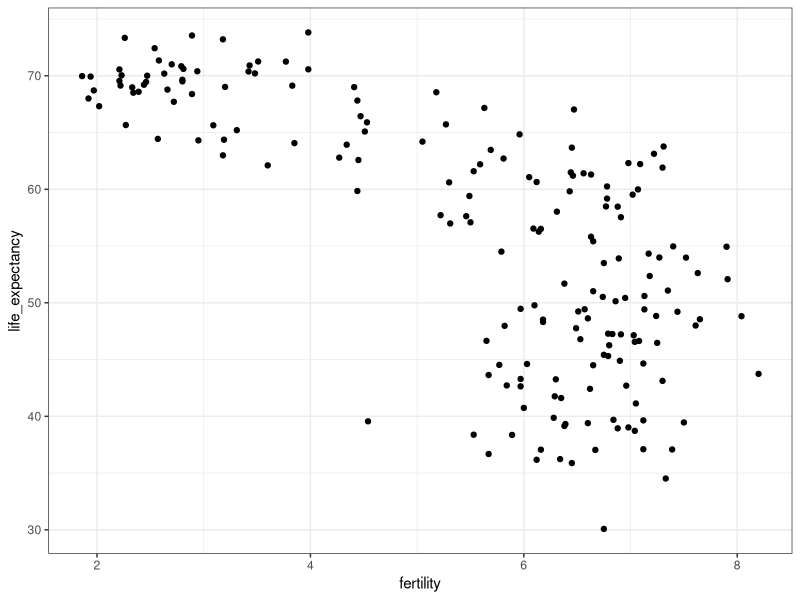
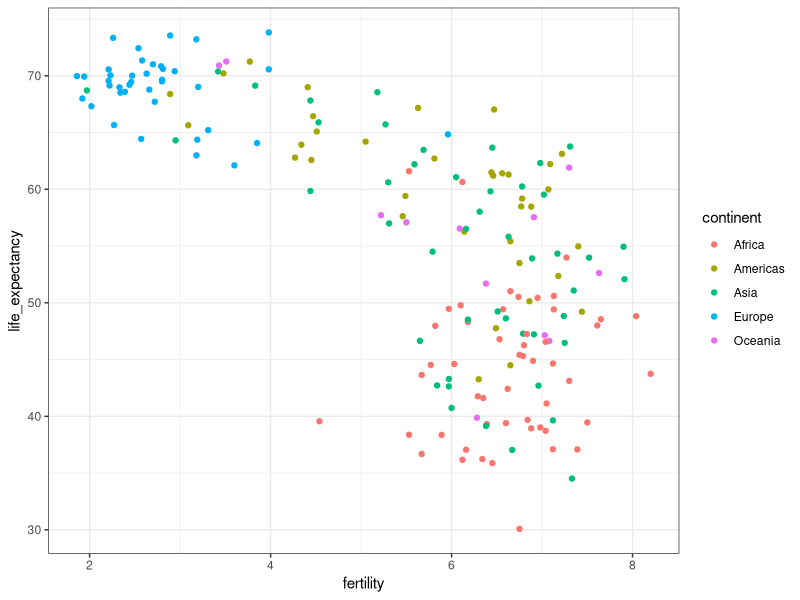
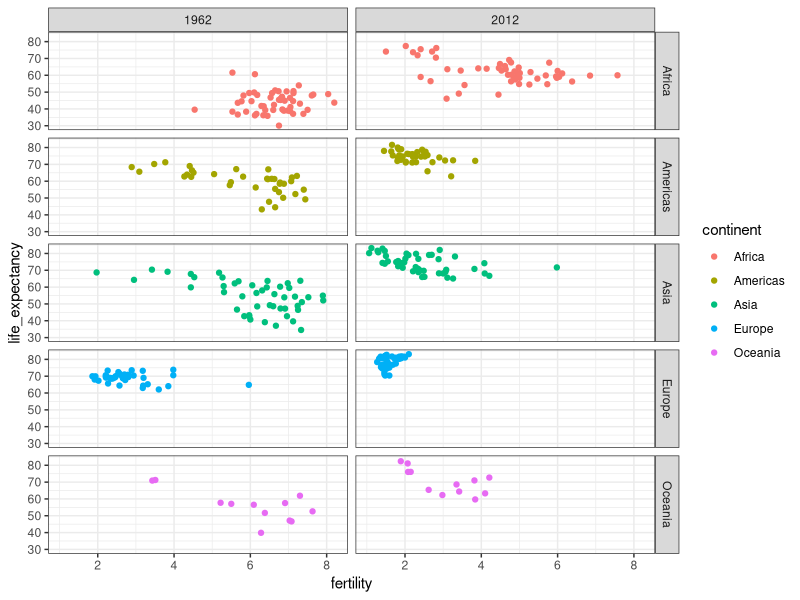
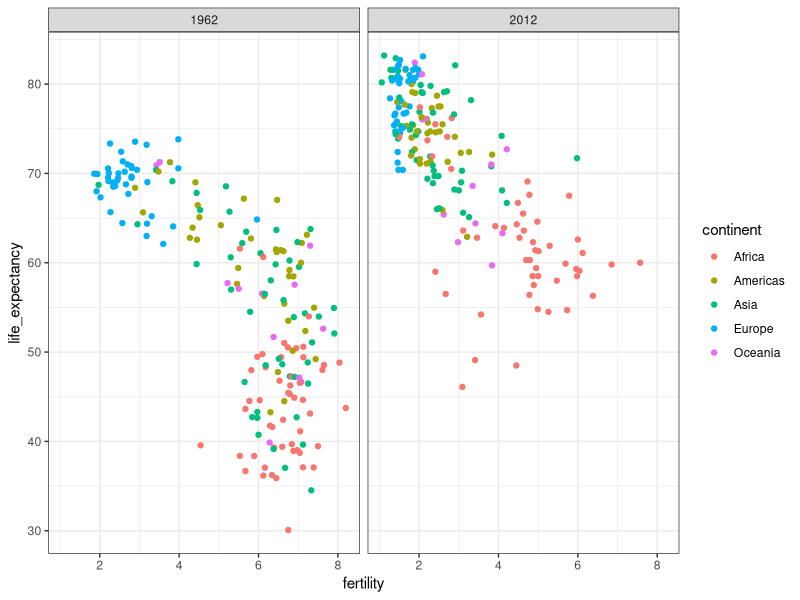
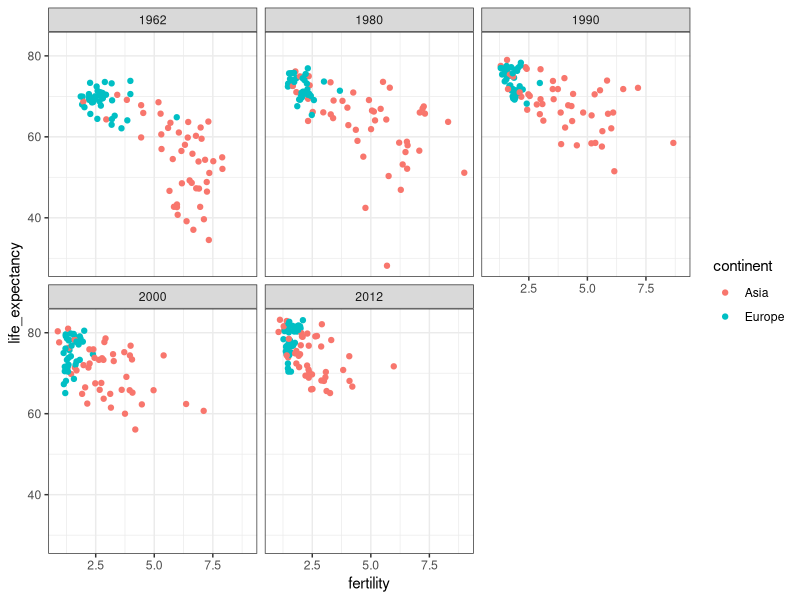
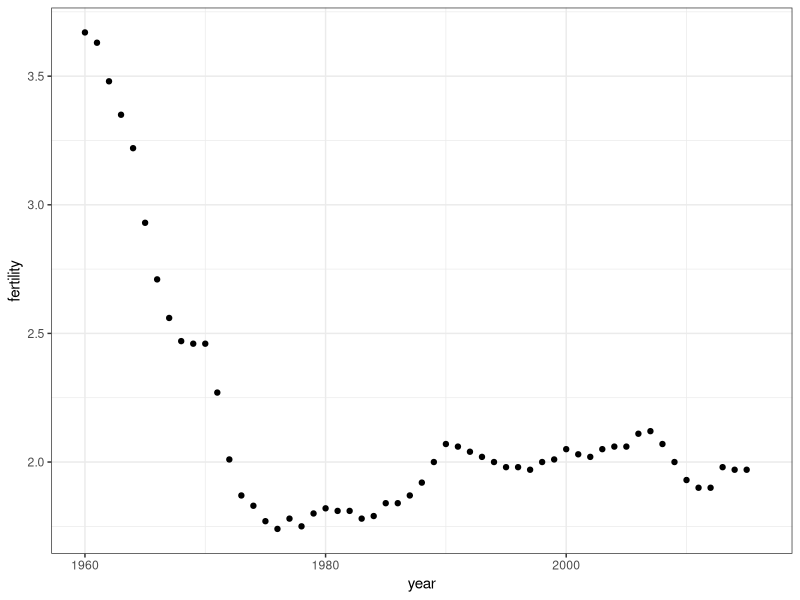
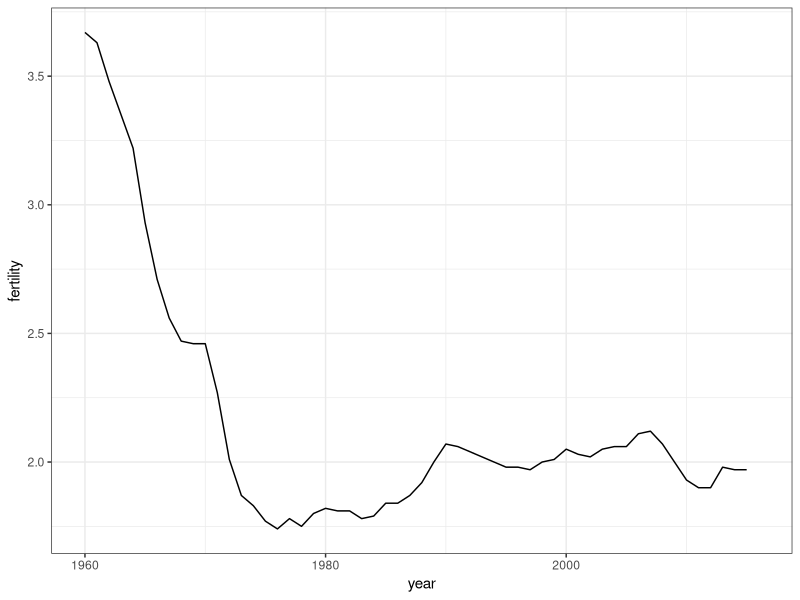
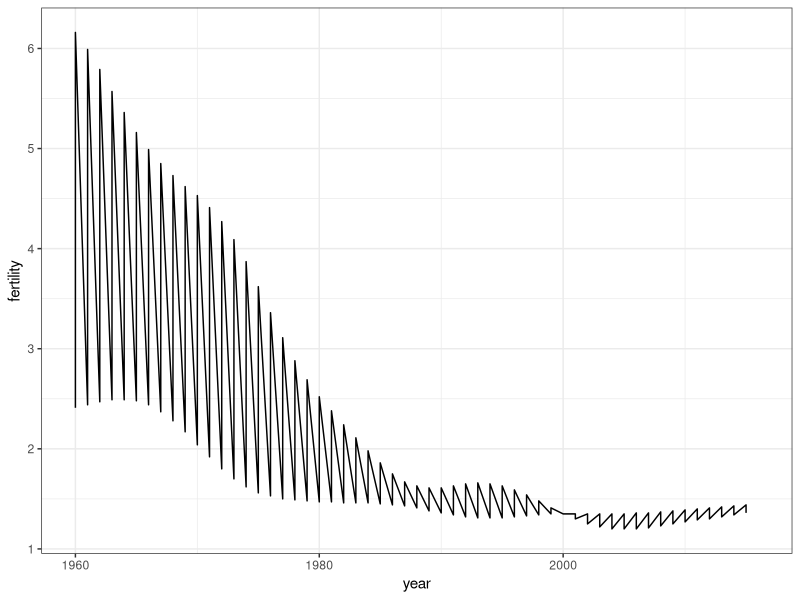

Source code (R) for these figures, in order:
## The gapminder dataset can be loaded as follows:
library(tidyverse)
library(dslabs)
data(gapminder)
head(gapminder)

## Differences in child mortality across different countries.
## Compare the following
## Sri Lanka and Turkey
## South Korea and Poland
## Malaysia and Russia
## Pakistan and Vietnam
## Thailand and South Africa

## For each of the pairs of countries here, which country do you think had the 
## highest child mortality in 2015? And also, which pairs do you think are 
## most similar?
## When answering these questions without data, the non-European countries are 
## typically picked as having higher mortality rates, Sri Lanka over Turkey,
## South Korea over Poland, and Malaysia over Russia. It is also common to assume 
## that countries considered to be part of the developing world, Pakistan, Vietnam, 
## Thailand, and South Africa, have similarly high mortality rates.

## However, when we answer the questions with data,
gapminder %>% filter(year == 2015 & country %in% c("Sri Lanka", "Turkey")) %>%
  select(country, infant_mortality)
## This  shows that Turkey has a higher mortality rate over Sri Lanka. 
## South Korea has a lower mortality rate than Poland, Malaysia has a lower 
## mortality rate than Russia, and Pakistan is very different from Vietnam,
## and South Africa is very different from Thailand. From here, we see that 
## these comparisons, the European countries have higher rates.
## We also see that the countries from the developing world can have very 
## different rates. It turns out that most people do worse than if they were 
## just guessing, which implies that we're more than ignorant, we're misinformed.


## Life Expectancy and Fertility Rates:
## Worldview: The world is divided into two groups, the Western World, composed
## of Western Europe and North America, which is characterized by long lifespans 
## and small families versus the developing world, Africa, Asia, and Latin 
## America, characterized by short lifespans and large families.

## The data for this comparison is available in the gapmider dataset.
## The first plot we make is a scatterplot of life expectancy versus 
## fertility rates.
## Fertility rates are defined as the average number of children per woman.
## We will start by looking at data from about 50 years ago when, perhaps, 
## this worldview was cemented in our minds.
ds_theme_set()    # set plot theme
filter(gapminder, year == 1962) %>%
  ggplot(aes(fertility, life_expectancy)) +
  geom_point()
## Note that most points do, in fact, fall into two distinct categories, one
## with life expectancies around 70 years and three or less children per family
## and the other with life expectancies lower than 65 years and with more than 
## five children per family. Now, to confirm that indeed these countries are 
## from the regions, we add colour to the points.
filter(gapminder, year == 1962) %>%
  ggplot(aes(fertility, life_expectancy, color = continent)) +
  geom_point()
## So indeed, in 1962, the West versus developing worldview was grounded in 
## some reality, but is this still the case 50 years later?
## To answer to this question, we will use faceting.

## For comparing data, side by side plots are preferable. This is achieved by 
## faceting variables using facet_grid(). We stratify the data by some variable and make the 
## same plot for each strata. Here we are faceting by the year.
## The facet_grid() lets you facet by up to two variables using columns to 
## represent one variable and rows to represent the other and both are separated
## by a tilde.
## Facet by continent and year:
filter(gapminder, year %in% c(1962, 2012)) %>%
  ggplot(aes(fertility, life_expectancy, col = continent)) +
  geom_point() +
  facet_grid(continent ~ year)
## So continent will be in the rows, and year will be in the columns.
## But what we need is much more simpler. We need to compare only the years
## 1962 and 2012. So we have only one variable. We use the '.' to tell 
## facet_grid() that we will be using only one variable.
filter(gapminder, year %in% c(1962, 2012)) %>%
  ggplot(aes(fertility, life_expectancy, col = continent)) +
  geom_point() +
  facet_grid(. ~ year)
## The plot clearly shows that the majority of countries have moved from the 
## developing world cluster to the Western world one. They went from having 
## large families and short lifespans to having smaller families and longer 
## lifespans. In 2012, the Western versus developing world view no longer makes 
## sense. This is particularly clear when we compare Europe to Asia.
## Asia includes several countries that have made great improvements in the last 
## 40 to 50 years.

## To explore how this transformation happened through the years, we can make the 
## plot for several years. For example, we can add 1970, 1980, 1990, and 2000 to 
## the plot. Now, if we do this using facet_grid(), it will desplay all the plots
## on the same row. This is the default behavior of facet_grid. If we do this, 
## the plots will become too thin, and we won't be able to see the data.
## Instead, we might want to have the plots across different rows and columns.
## For this, we can use the facet_wrap(). It automatically wraps the series of 
## plots so that most displays has viewable dimensions.
years <- c(1962, 1980, 1990, 2000, 2012)
continents <- c("Europe", "Asia")
gapminder %>%
  filter(year %in% years & continent %in% continents) %>%
  ggplot(aes(fertility, life_expectancy, col = continent)) +
  geom_point() +
  facet_wrap(.~year) ## you can use . or ommit the variable not used 
## Now, we're only showing Asia and Europe, but the function clearly shows us how
## the Asian countries have made great improvements throughout the years.

## Now, note that the default choice for the range of the axes is an important 
## one. When not using facet, this range is determined by the data shown in the 
## individual plot. When using facet, the range is determined by the data shown 
## in all plots. And therefore, it's kept fixed across the plots. This makes 
## comparisons across plots much easier.

## But once we see these plots, new questions emerge. For example, which 
## countries are improving more? Which ones are improving less? Was the 
## improvement constant during the last 50 years, or was there more of an 
## acceleration during a specific certain period?
## To answer these questions, we can use time series plots.
## Time series plots have time in the x-axis, and an outcome, or measurement
## of interest, on the y-axis.
gapminder %>%
  filter(country == "United States") %>%
  ggplot(aes(year, fertility)) +
  geom_point()
## When the points are regularly spaced and densely packed as they are here,
## we can create curves by joining points with lines.
## This conveys that these data are from a single country.
## This can be done using geom_line() instead of geom_point().
gapminder %>%
  filter(country == "United States") %>%
  ggplot(aes(year, fertility)) +
  geom_line()
## This is particularly helpful when we look at two or more countries.
## Let's subset the data to include two countries - one from Europe and one from 
## Asia. When we use the same code as above,
countries <- c("South Korea", "Germany")
gapminder %>% filter(country %in% countries) %>%
  ggplot(aes(year, fertility)) +
  geom_line()
## Rather than a line for each country, this code has produced a line that goes 
## through the points for both countries-- they're both joined.
## This is actually expected, since we have not told ggplot anything about 
## wanting two separate lines.
## To let ggplot know that there are two curves that need to be made separately,
## we assign each point to a group, one for each country.
gapminder %>% filter(country %in% countries) %>%
  ggplot(aes(year, fertility, group = country)) +
  geom_line()
## We can see the two lines, one for each country. However, we don't know which 
## line goes with which country. We can use color() to distinguish the two 
## countries. A useful side effect of using color() to assign different colors to 
## each country is that ggplot automatically groups the data by the color value.
gapminder %>% filter(country %in% countries) %>%
  ggplot(aes(year, fertility, col = country)) +
  geom_line()
## This adds a legend by default.

## However, for time series plots, it is actually recommended to label the 
## curves rather than using legends. This suggestion actually applies to most 
## plots. Labeling is usually preferred over legends. However, legends are easier
## to make and appear by default in many of ggplot's functions.
## Labels can be added as follows,
labels <- data.frame(country = countries, x = c(1975, 1965), y = c(60, 72))
gapminder %>% filter(country %in% countries) %>%
  ggplot(aes(year, life_expectancy, col = country)) +
  geom_line() +
  geom_text(data = labels, aes(x, y, label = country), size = 5) +
  theme(legend.position = "none")
## We define a data table with the label locations (we pick these by eye). And 
## then we use a second mapping just for the labels. In the geom_text, we
## are using the labels data frame as the data, so that those labels are put in 
## those positions. Then we have to tell the plot not to add a legend through the 
## theme function.

## And we can see how the plot shows how an improvement in life expectancy
## followed the drops in fertility rates. While in 1960, Germans lived more than 
## 15 years more on average than South Koreans, by 2010 the gap is completely 
## closed. Another commonly held notion is that wealth distribution across the 
## world has become worse during the last decades. When general audiences are 
## asked if poor countries have become poorer and rich countries have become 
## richer, the majority answer yes. By using histograms, smooth densities, and 
## box plots, will be able to understand if this is in fact the case.
